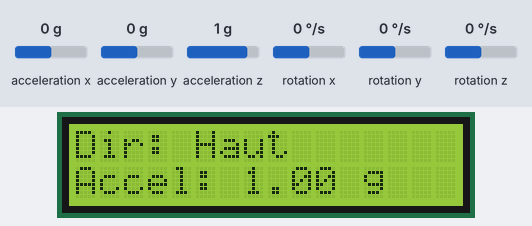
A sketch run on a simulated Arduino Uno, built with avr-gcc and run on an emulated ATmega328P. Parts: 16×2 character LCD. The test bench sets the inputs (shaded band); at power-on: acceleration x 0 g, acceleration y 0 g, acceleration z 1 g, rotation x 0 °/s, rotation y 0 °/s, rotation z 0 °/s.

Above: at 2.2 s.
2.3 s: acceleration x set to -1.4 g
At 3.3 s:
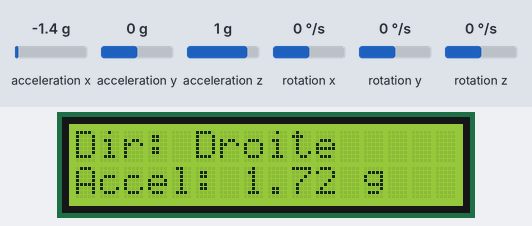
3.9 s: acceleration x set to 0.8 g
At 5.1 s:
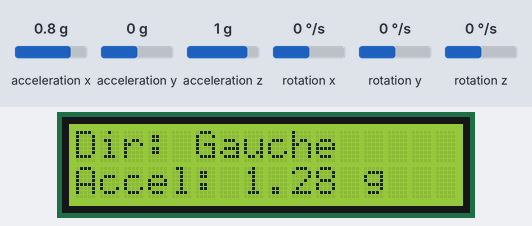
5.5 s: acceleration y set to -1.4 g
At 6.8 s:
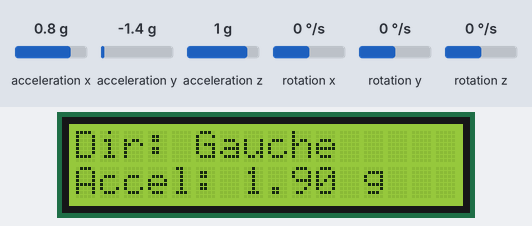
7.2 s: acceleration x set to 0.4 g
At 8.4 s:
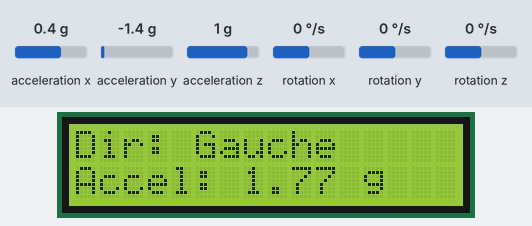
8.8 s: acceleration x set to 0.1 g
At 10.1 s:
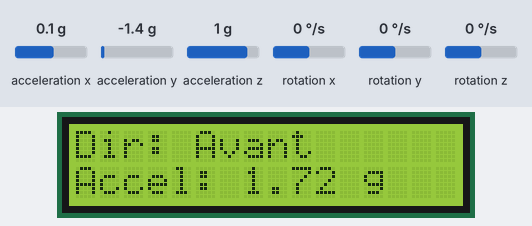
10.4 s: acceleration y set to 0.8 g
At 11.7 s:
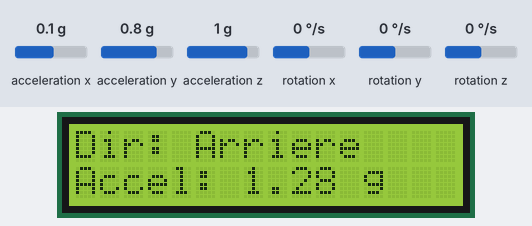
Timing chart, 0 to 13.1 s (numbered marks = the images above; inputs shaded):
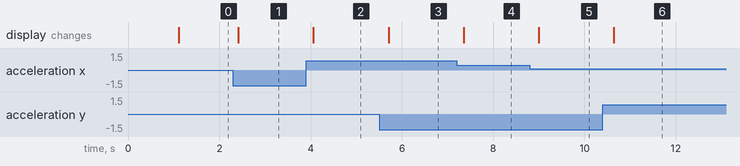

The sketch:

code.ino
```cpp
#include <Wire.h>               // Bibliothèque pour communication I2C
#include <LiquidCrystal_I2C.h>  // Bibliothèque pour écran LCD I2C
#include <MPU6050.h>            // Bibliothèque pour capteur MPU6050

// Initialisation écran LCD avec adresse I2C 0x27, 16 colonnes et 2 lignes
LiquidCrystal_I2C lcd(0x27, 16, 2);

// Création instance MPU6050
MPU6050 mpu;

// Variables pour stocker l'accélération en g (gravité)
float ax, ay, az;

// Norme totale de l'accélération (valeur absolue)
float accel_norm;

// Seuil d'accélération (en g) pour détecter un mouvement significatif
const float threshold = 0.2;

void setup() {
  Serial.begin(9600);  // Initialisation communication série à 9600 bauds (pour debug éventuel)
  Wire.begin();        // Initialisation bus I2C

  lcd.init();          // Initialisation écran LCD
  lcd.backlight();     // Allumer rétroéclairage LCD

  // Initialisation MPU6050
  mpu.initialize();

  // Vérification de la connexion avec MPU6050
  if (!mpu.testConnection()) {
    lcd.print("MPU6050 error"); // Affiche erreur si capteur non détecté
    while (1);                  // Bloque le programme ici (boucle infinie)
  }

  lcd.clear();
  lcd.print("MPU6050 OK"); // Confirmation que capteur est prêt
  delay(1000);
  lcd.clear();
}

void loop() {
  // Variables pour stocker les valeurs brutes (raw) lues depuis MPU6050
  int16_t rawAx, rawAy, rawAz;

  // Lecture des valeurs d'accélération brute sur 3 axes
  mpu.getAcceleration(&rawAx, &rawAy, &rawAz);

  // Conversion des valeurs brutes en unités g (gravité)
  // Selon datasheet, la sensibilité est 16384 LSB/g en mode ±2g
  ax = rawAx / 16384.0;
  ay = rawAy / 16384.0;
  az = rawAz / 16384.0;

  // Calcul de la norme de l'accélération totale vectorielle
  // sqrt(x² + y² + z²) -> donne l'intensité totale ressentie
  accel_norm = sqrt(ax * ax + ay * ay + az * az);

  // Détection de la direction dominante en fonction du seuil
  String direction = "";    // Texte à afficher (direction détectée)
  if (ax > threshold) {
    direction = "Gauche";   // Si acceleration sur axe X positive > seuil
  }
  else if (ax < -threshold) {
    direction = "Droite";   // Si acceleration sur axe X négative < -seuil
  }
  else if (ay > threshold) {
     direction = "Arriere";  // Si acceleration sur axe Y positive > seuil
  }
  else if (ay < -threshold) {
     direction = "Avant";    // Si acceleration sur axe Y négative < -seuil
  }
  else if (az > threshold) {
    direction = "Haut";      // Si acceleration sur axe Z positive > seuil
  }
  else if (az < -threshold) {
    direction = "Bas";       // Si acceleration sur axe Z négative < -seuil
  }
  else {
    direction = "Stable";    // Si aucune acceleration significative détectée
  }

  // Affichage sur l'écran LCD
  lcd.clear();              // Efface l'écran à chaque boucle
  lcd.setCursor(0, 0);      // Position curseur ligne 0, colonne 0
  lcd.print("Dir: ");       // Affiche label "Direction"
  lcd.print(direction);     // Affiche la direction détectée

  lcd.setCursor(0, 1);      // Position curseur ligne 1, colonne 0
  lcd.print("Accel: ");     // Affiche label "Accélération"
  lcd.print(accel_norm, 2); // Affiche la norme de l'accélération avec 2 décimales
  lcd.print(" g");          // Affiche unité g (gravité)

  delay(300);               // Pause de 300 ms avant prochaine lecture
}
```

Measured:
- the behaviour switches between 0.3 and 0.2 g on acceleration x (found by bisection; images 4 and 5)
- after the input at 2.3 s, the display: changes after 0.12 s (image 1)
- after the input at 3.9 s, the display: changes after 0.16 s (image 2)
- after the input at 5.5 s, the display: changes after 0.21 s (image 3)
- after the input at 7.2 s, the display: changes after 0.15 s (image 4)
- after the input at 8.8 s, the display: changes after 0.20 s (image 5)
- after the input at 10.4 s, the display: changes after 0.24 s (image 6)
